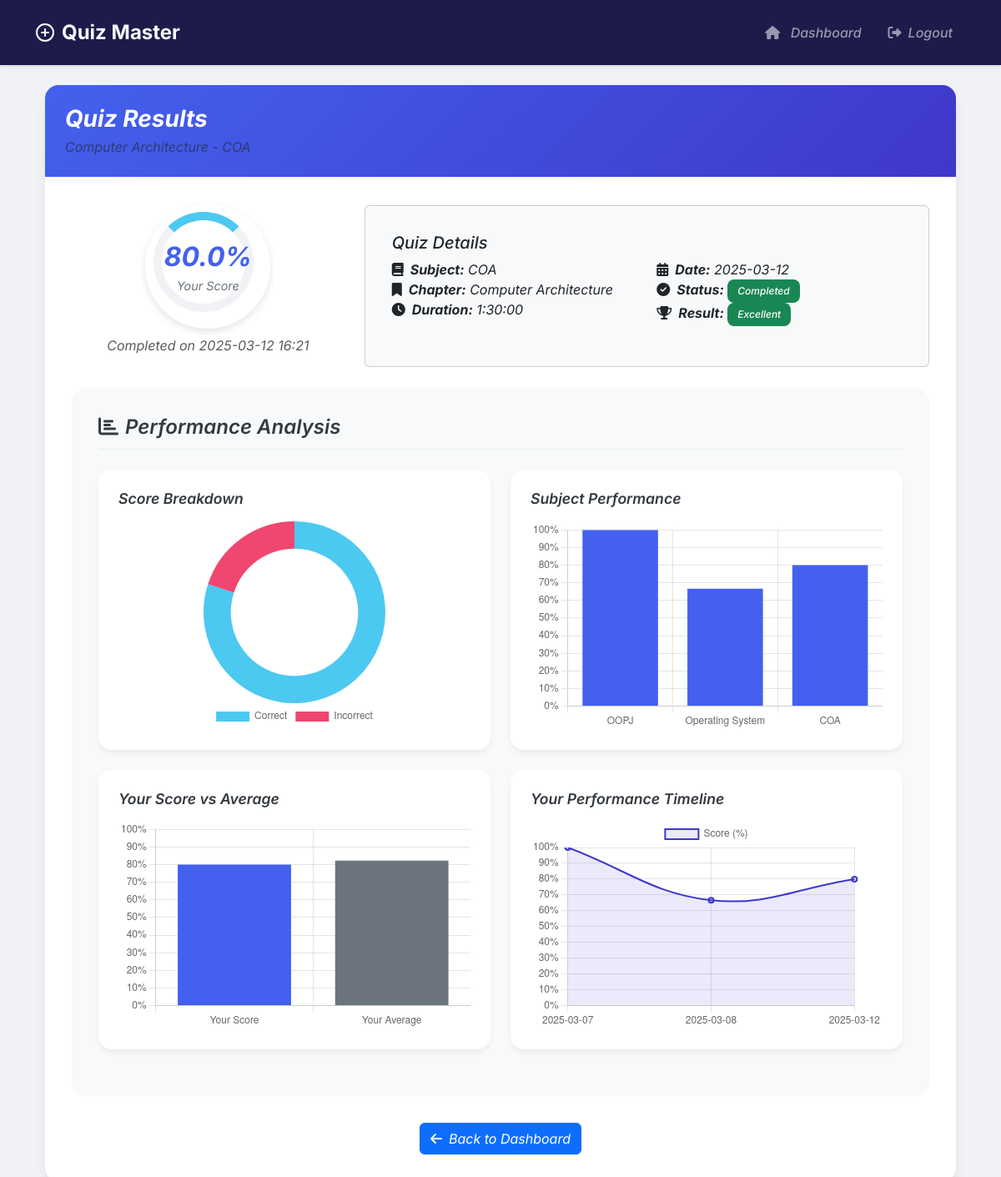
The app's page /result/3 (signed in), older data.
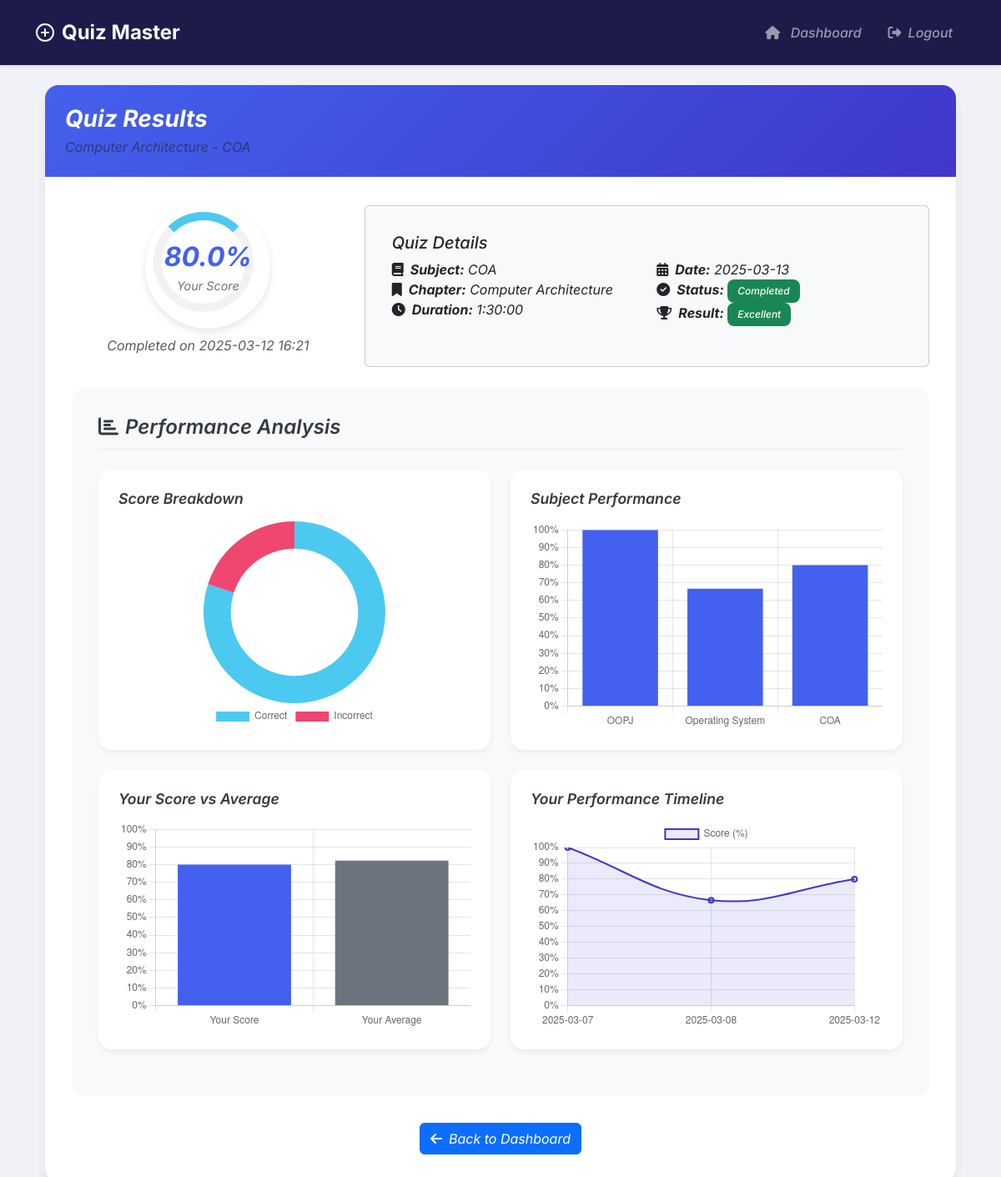
The same page, newer data.
### models/models.py (models this page shows)
class Quiz(db.Model):
    id = db.Column(db.Integer, primary_key=True)
    chapter_id = db.Column(db.Integer, db.ForeignKey('chapter.id'), nullable=False)
    date_of_quiz = db.Column(db.Date, nullable=False)
    time_duration = db.Column(db.Interval, nullable=False)
    remarks = db.Column(db.Text)
    questions = db.relationship('Question', backref='quiz', cascade='all, delete-orphan', lazy=True)
    scores = db.relationship('Score', backref='quiz', cascade='all, delete-orphan', lazy=True)

### controllers/user.py (the view)
@user.route('/result/<int:score_id>')
@login_required
def view_result(score_id):
    if current_user.is_admin:
        return redirect(url_for('admin.dashboard'))
    score = Score.query.get_or_404(score_id)
    if score.user_id != current_user.id:
        flash('Access denied.', 'danger')
        return redirect(url_for('user.dashboard'))
    return render_template('user/result.html', score=score)

### app.py (called while the page is built)
@login_manager.user_loader
def load_user(user_id):
    return User.query.get(int(user_id))

### templates/user/result.html (shortened to what the changed rows need)
{% extends "base.html" %}
{% block content %}
<div class="container fade-in">
    <div class="card result-card mb-4">
        <div class="card-body">
            <div class="row align-items-center mb-4">
                <div class="col-md-8">
                    <div class="card bg-light">
                        <div class="card-body">
                            <div class="row">
                                <div class="col-md-6">
                                    <ul class="list-unstyled">
                                        <li><i class="fas fa-book me-2"></i><strong>Subject:</strong> {{ score.quiz.chapter.subject.name }}</li>
                                        <li><i class="fas fa-bookmark me-2"></i><strong>Chapter:</strong> {{ score.quiz.chapter.name }}</li>
                                        <li><i class="fas fa-clock me-2"></i><strong>Duration:</strong> {{ score.quiz.time_duration }}</li>
                                    </ul>
                                </div>
                                <div class="col-md-6">
                                    <ul class="list-unstyled">
                                        <li><i class="fas fa-calendar-alt me-2"></i><strong>Date:</strong> {{ score.quiz.date_of_quiz.strftime('%Y-%m-%d') }}</li>
                                        <li><i class="fas fa-check-circle me-2"></i><strong>Status:</strong> <span class="badge bg-success">Completed</span></li>
                                        <li><i class="fas fa-trophy me-2"></i><strong>Result:</strong>
                                            {% if score.total_scored >= 80 %}
                                                <span class="badge bg-success">Excellent</span>
                                            {% elif score.total_scored >= 60 %}
                                                <span class="badge bg-primary">Good</span>
                                            {% elif score.total_scored >= 40 %}
                                                <span class="badge bg-warning">Average</span>
                                            {% else %}
                                                <span class="badge bg-danger">Needs Improvement</span>
                                            {% endif %}
                                        </li>
                                    </ul>
                                </div>
                            </div>
                        </div>
                    </div>
                </div>
            </div>
        </div>
    </div>
</div>
{% endblock %}

Row changes from the older to the newer data that the page shows:
changed Quiz: quiz.date_of_quiz "2025-03-12" → "2025-03-13"
